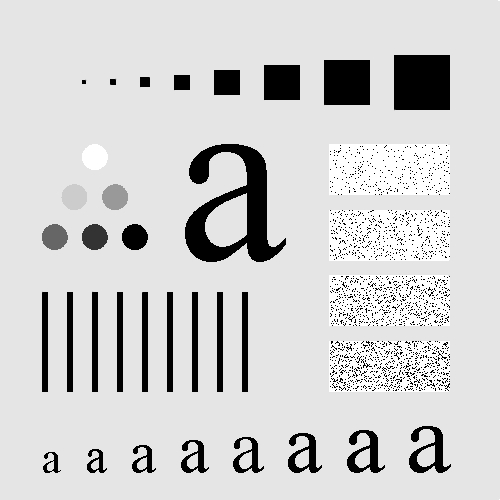
#> input picture OpenCVPython/Fig0707(a)(Original).tif, 500 x 500 px, found by its file name
$ python Labb7.py
#> lines starting #> are read from the running program, lines starting #| are printed output that depends on the picture

import numpy as np
from matplotlib import pyplot as pit
import cv2

# Cropping the image to the top part
img = cv2.imread("OpenCVPython/Fig0707(a)(Original).tif")
#> img is the input picture: shape (500, 500, 3); min 0, max 255, mean 207.4
cv2.imshow("Figure",img)
cv2.waitKey(0)
cv2.destroyAllWindows()

crop_img = img[30:130, 50:500]
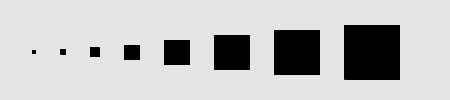
#> crop_img: shape (100, 450, 3); min 0, max 230, mean 191.1
cv2.imshow("Cropped",crop_img)
cv2.waitKey(0)
cv2.destroyAllWindows()
